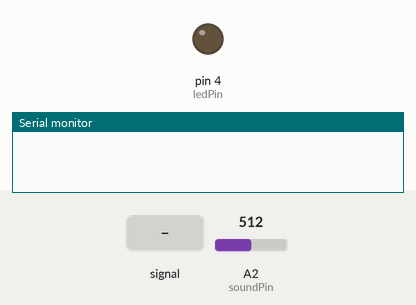
Recording of a sketch running on a simulated Arduino Uno, built with avr-gcc and run on an emulated ATmega328P. Shown: output pins drawn as LEDs (lit = HIGH), the last lines printed to the serial monitor. Dashed ring = blinking. Inputs (shaded band) come from the test bench; at power-on: A2 (soundPin) = 512.

Above: at 1.2 s.
1.3 s: A2 (soundPin) fed a 200 Hz sine of ±460 counts around its level
At 1.55 s:
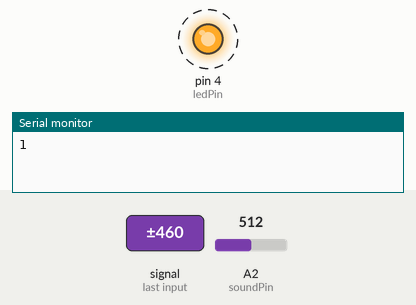
Timing chart, 0 to 10.3 s (numbered marks = the images above; inputs shaded):
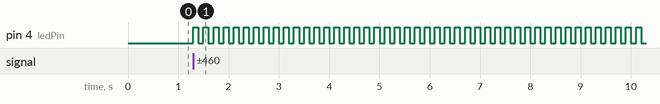

Measured:
- after the input at 1.3 s, pin 4 (ledPin): alternates HIGH for 0.10 s and LOW for 0.10 s, starting at once

The sketch:

SoundDetector.ino
```cpp
/*This programs takes in sounds, determines if it meets the broken glass thresshold, and returns the state of the car. If car is broken into, it will return a 1*/

int soundPin = A2; // Analog sound sensor is to be attached to analog
int ledPin = 4; // Digital LED is to be attached to digital
int brokenGlassThresshold = 800; //Regconizing this is a broken glass noise
void setup()
{
  pinMode(ledPin, OUTPUT);
  Serial.begin(9600);
}

void loop()
{
  int soundState = analogRead(soundPin); // Read sound sensor’s value
 // Serial.println(soundState);
  if (soundState > brokenGlassThresshold)
  {
    Serial.println("1");
    for(int i = 0; i<50; i++){
      digitalWrite(ledPin, HIGH);  // turn the LED on (HIGH is the voltage level)
      delay(100);                      // wait for a second
      digitalWrite(ledPin, LOW);   // turn the LED off by making the voltage LOW
      delay(100);
    }
  }
  else
  {
    digitalWrite(ledPin, LOW); // light remains off while there's no noise
  }
}
```
